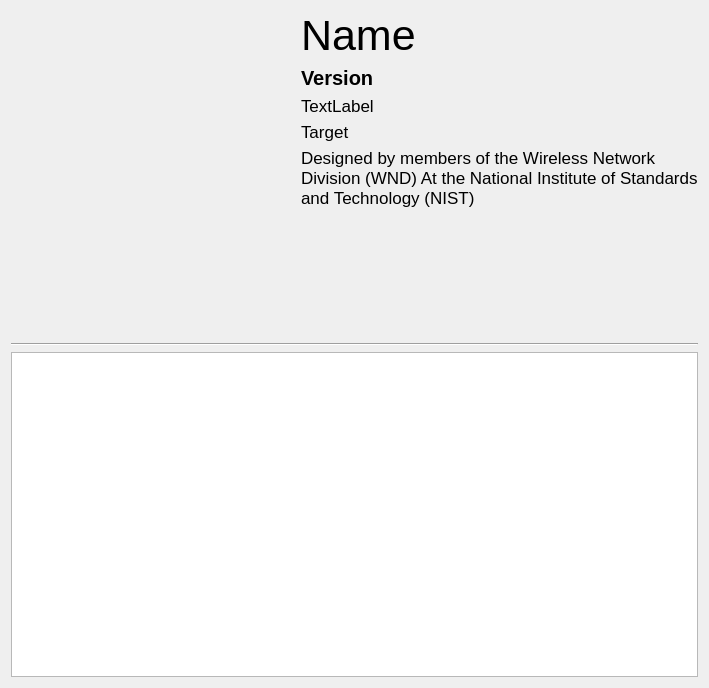
<?xml version="1.0" encoding="UTF-8"?>
<ui version="4.0">
 <class>AboutDialog</class>
 <widget class="QDialog" name="AboutDialog">
  <property name="windowModality">
   <enum>Qt::NonModal</enum>
  </property>
  <property name="geometry">
   <rect>
    <x>0</x>
    <y>0</y>
    <width>709</width>
    <height>688</height>
   </rect>
  </property>
  <property name="sizePolicy">
   <sizepolicy hsizetype="MinimumExpanding" vsizetype="MinimumExpanding">
    <horstretch>0</horstretch>
    <verstretch>0</verstretch>
   </sizepolicy>
  </property>
  <property name="windowTitle">
   <string>About Visualizer</string>
  </property>
  <property name="windowIcon">
   <iconset resource="../../../resources.qrc">
    <normaloff>:/application/application.png</normaloff>:/application/application.png</iconset>
  </property>
  <layout class="QVBoxLayout" name="verticalLayout_2">
   <item>
    <layout class="QHBoxLayout" name="horizontalLayout">
     <item>
      <widget class="QLabel" name="labelLogo">
       <property name="sizePolicy">
        <sizepolicy hsizetype="MinimumExpanding" vsizetype="MinimumExpanding">
         <horstretch>0</horstretch>
         <verstretch>0</verstretch>
        </sizepolicy>
       </property>
       <property name="minimumSize">
        <size>
         <width>256</width>
         <height>185</height>
        </size>
       </property>
       <property name="baseSize">
        <size>
         <width>0</width>
         <height>0</height>
        </size>
       </property>
       <property name="frameShape">
        <enum>QFrame::NoFrame</enum>
       </property>
       <property name="text">
        <string/>
       </property>
       <property name="scaledContents">
        <bool>true</bool>
       </property>
       <property name="textInteractionFlags">
        <set>Qt::NoTextInteraction</set>
       </property>
      </widget>
     </item>
     <item>
      <layout class="QVBoxLayout" name="verticalLayout">
       <item>
        <widget class="QLabel" name="labelApplicationName">
         <property name="font">
          <font>
           <pointsize>32</pointsize>
           <weight>50</weight>
           <bold>false</bold>
          </font>
         </property>
         <property name="text">
          <string notr="true">Name</string>
         </property>
         <property name="textFormat">
          <enum>Qt::AutoText</enum>
         </property>
         <property name="textInteractionFlags">
          <set>Qt::NoTextInteraction</set>
         </property>
        </widget>
       </item>
       <item>
        <widget class="QLabel" name="labelVersion">
         <property name="font">
          <font>
           <pointsize>15</pointsize>
           <weight>75</weight>
           <bold>true</bold>
          </font>
         </property>
         <property name="text">
          <string>Version</string>
         </property>
        </widget>
       </item>
       <item>
        <widget class="QLabel" name="labelCompiler">
         <property name="font">
          <font>
           <pointsize>13</pointsize>
           <weight>50</weight>
           <bold>false</bold>
          </font>
         </property>
         <property name="text">
          <string>TextLabel</string>
         </property>
        </widget>
       </item>
       <item>
        <widget class="QLabel" name="labelTarget">
         <property name="font">
          <font>
           <pointsize>13</pointsize>
          </font>
         </property>
         <property name="text">
          <string>Target</string>
         </property>
        </widget>
       </item>
       <item>
        <widget class="QLabel" name="label">
         <property name="font">
          <font>
           <pointsize>13</pointsize>
          </font>
         </property>
         <property name="text">
          <string>Designed by members of the Wireless Network Division (WND) At the National Institute of Standards and Technology (NIST)</string>
         </property>
         <property name="wordWrap">
          <bool>true</bool>
         </property>
        </widget>
       </item>
       <item>
        <spacer name="verticalSpacer">
         <property name="orientation">
          <enum>Qt::Vertical</enum>
         </property>
         <property name="sizeHint" stdset="0">
          <size>
           <width>17</width>
           <height>13</height>
          </size>
         </property>
        </spacer>
       </item>
      </layout>
     </item>
    </layout>
   </item>
   <item>
    <widget class="Line" name="horizontalLine">
     <property name="orientation">
      <enum>Qt::Horizontal</enum>
     </property>
    </widget>
   </item>
   <item>
    <widget class="QPlainTextEdit" name="plainTextEditLicense">
     <property name="readOnly">
      <bool>true</bool>
     </property>
     <property name="plainText">
      <string notr="true"/>
     </property>
     <property name="placeholderText">
      <string notr="true"/>
     </property>
    </widget>
   </item>
  </layout>
 </widget>
 <resources>
  <include location="../../../resources.qrc"/>
 </resources>
 <connections/>
</ui>
